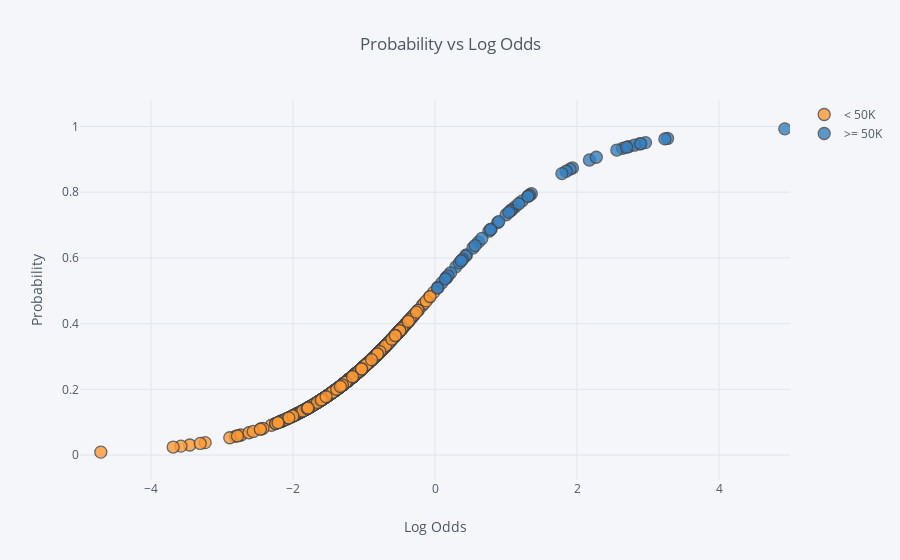

Source (notebook cell):
### Code cell
yhat.sample(1000).iplot(x='log_odds', y='probability', 
           yTitle='Probability', xrange=(-5, 5), xTitle='Log Odds',
           title='Probability vs Log Odds', categories='classes')

### Figure 1 — Plotly figure (JSON) as saved in the notebook; plotly's stock layout.template omitted (floating-point values rounded to 4 significant figures; data arrays with more than 128 entries replaced by an {"elided": "..."} marker saying what was removed)
{"data": [{"marker": {"color": "rgba(255, 153, 51, 1.0)", "line": {"width": 1.3}, "opacity": 0.8, "size": 12, "symbol": "dot"}, "mode": "markers", "name": "< 50K", "textfont": {"color": "#4D5663"}, "type": "scatter", "x": {"elided": "942 float values"}, "y": {"elided": "942 float values"}}, {"marker": {"color": "rgba(55, 128, 191, 1.0)", "line": {"width": 1.3}, "opacity": 0.8, "size": 12, "symbol": "dot"}, "mode": "markers", "name": ">= 50K", "textfont": {"color": "#4D5663"}, "type": "scatter", "x": [23.51, 2.641, 0.2934, 0.2197, 2.561, 2.175, 1.935, 0.1591, 3.276, 0.4425, 1.357, 0.6106, 24.26, 1.128, 2.882, 0.04356, 0.7597, 1.314, 0.09839, 0.8824, 0.7904, 1.081, 2.73, 0.03408, 2.965, 1.33, 0.1598, 1.224, 1.902, 0.1824, 0.533, 1.308, 2.808, 6.346, 1.001, 2.698, 2.897, 1.067, 1.179, 0.4316, 1.847, 0.8978, 2.271, 24.26, 0.3436, 1.041, 4.926, 24.43, 0.3877, 0.3692, 1.787, 23.85, 0.66, 0.1451, 0.5652, 3.238, 0.7821, 24.24], "y": [1.0, 0.9334, 0.5728, 0.5547, 0.9283, 0.898, 0.8738, 0.5397, 0.9636, 0.6089, 0.7953, 0.6481, 1.0, 0.7555, 0.9469, 0.5109, 0.6813, 0.7882, 0.5246, 0.7073, 0.6879, 0.7466, 0.9388, 0.5085, 0.951, 0.7908, 0.5399, 0.7728, 0.8702, 0.5455, 0.6302, 0.7872, 0.9431, 0.9982, 0.7313, 0.9369, 0.9477, 0.744, 0.7648, 0.6062, 0.8638, 0.7105, 0.9065, 1.0, 0.5851, 0.739, 0.9928, 1.0, 0.5957, 0.5913, 0.8566, 1.0, 0.6593, 0.5362, 0.6377, 0.9622, 0.6861, 1.0]}], "layout": {"legend": {"bgcolor": "#F5F6F9", "font": {"color": "#4D5663"}}, "paper_bgcolor": "#F5F6F9", "plot_bgcolor": "#F5F6F9", "title": "Probability vs Log Odds", "titlefont": {"color": "#4D5663"}, "xaxis1": {"gridcolor": "#E1E5ED", "range": [-5, 5], "showgrid": true, "tickfont": {"color": "#4D5663"}, "title": "Log Odds", "titlefont": {"color": "#4D5663"}, "zerolinecolor": "#E1E5ED"}, "yaxis1": {"gridcolor": "#E1E5ED", "showgrid": true, "tickfont": {"color": "#4D5663"}, "title": "Probability", "titlefont": {"color": "#4D5663"}, "zerolinecolor": "#E1E5ED"}}}
